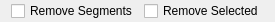
<?xml version="1.0" encoding="UTF-8"?>
<ui version="4.0">
 <class>LC_ModifyBreakDivideOptions</class>
 <widget class="QWidget" name="LC_ModifyBreakDivideOptions">
  <property name="geometry">
   <rect>
    <x>0</x>
    <y>0</y>
    <width>255</width>
    <height>22</height>
   </rect>
  </property>
  <property name="windowTitle">
   <string>Form</string>
  </property>
  <layout class="QGridLayout" name="gridLayout">
   <property name="topMargin">
    <number>1</number>
   </property>
   <property name="bottomMargin">
    <number>1</number>
   </property>
   <item row="0" column="2">
    <spacer name="horizontalSpacer">
     <property name="orientation">
      <enum>Qt::Horizontal</enum>
     </property>
     <property name="sizeHint" stdset="0">
      <size>
       <width>0</width>
       <height>20</height>
      </size>
     </property>
    </spacer>
   </item>
   <item row="0" column="0">
    <widget class="QCheckBox" name="cbRemoveSegments">
     <property name="text">
      <string>Remove Segments</string>
     </property>
    </widget>
   </item>
   <item row="0" column="1">
    <widget class="QCheckBox" name="cbRemoveSelected">
     <property name="text">
      <string>Remove Selected</string>
     </property>
    </widget>
   </item>
  </layout>
 </widget>
 <resources/>
 <connections/>
</ui>
